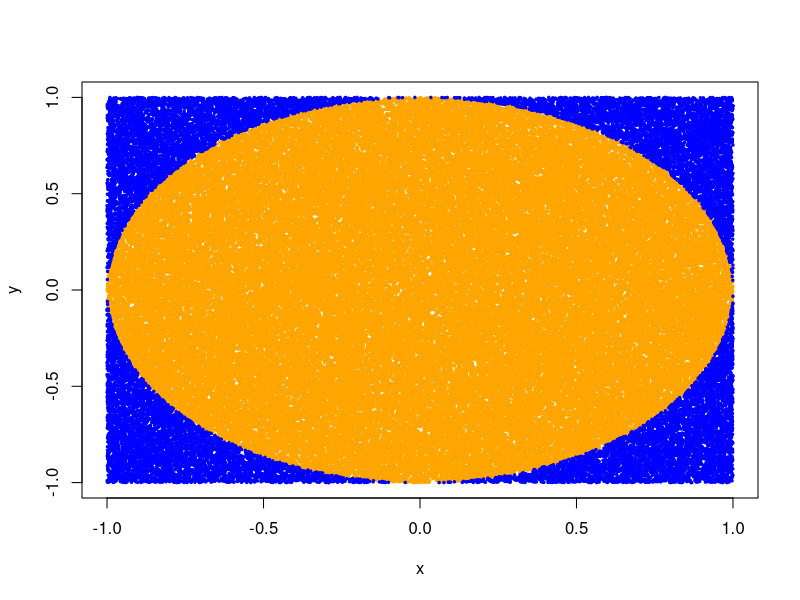

This chart was generated by the following R code:
## ---- chunk 1
#Gera um vetor de tamanho #100000 com todos os #campos preenchidos #com um valor entre -1 e 1 
x <- runif(100000,-1,1) 
y <- runif(100000,-1,1) 
## ---- chunk 2
# Circulo de centro na origem (0,0) de raio 1 
circulo <- x^2 + y^2 <= 1 
# O vetor circulo detem valores TRUE se cairam dentro, e FALSE se 
# fora; \# sum( circulo ) soma +1 nos indices TRUE e soma +0 
# nos de valor FALSE 

p <- sum( circulo )/ 100000 
## ---- chunk 3
#| fig-keep: last
#| fig-align: center
piresultado <- 4*p 
# piresultado = 3.13988 
plot(x, y, type = "n") 
# Pontos que cairam dentro em laranja 
points(x[ circulo ], y[ circulo ], col = " orange ", pch = 20, cex = 0.5) 
# Pontos que cairam fora em azul 
points(x[! circulo ], y[! circulo ], col = " blue ", pch = 20, cex = 0.5)
